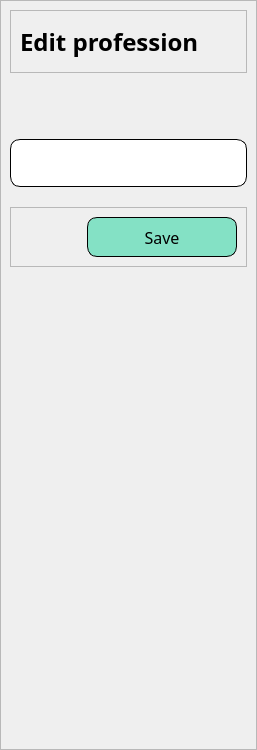
                             <widget class="QWidget" name="edit_job_page">
                              <layout class="QVBoxLayout" name="verticalLayout_11">
                               <property name="spacing">
                                <number>0</number>
                               </property>
                               <property name="leftMargin">
                                <number>0</number>
                               </property>
                               <property name="topMargin">
                                <number>0</number>
                               </property>
                               <property name="rightMargin">
                                <number>0</number>
                               </property>
                               <property name="bottomMargin">
                                <number>0</number>
                               </property>
                               <item>
                                <widget class="QFrame" name="edit_job_main_frame">
                                 <property name="frameShape">
                                  <enum>QFrame::StyledPanel</enum>
                                 </property>
                                 <property name="frameShadow">
                                  <enum>QFrame::Raised</enum>
                                 </property>
                                 <layout class="QVBoxLayout" name="verticalLayout_14">
                                  <property name="spacing">
                                   <number>20</number>
                                  </property>
                                  <item>
                                   <widget class="QFrame" name="frame_2">
                                    <property name="frameShape">
                                     <enum>QFrame::StyledPanel</enum>
                                    </property>
                                    <property name="frameShadow">
                                     <enum>QFrame::Raised</enum>
                                    </property>
                                    <layout class="QHBoxLayout" name="horizontalLayout_14">
                                     <item>
                                      <widget class="QLabel" name="edit_profession_label">
                                       <property name="font">
                                        <font>
                                         <family>Lexend Deca SemiBold</family>
                                         <pointsize>18</pointsize>
                                         <weight>75</weight>
                                         <bold>true</bold>
                                        </font>
                                       </property>
                                       <property name="text">
                                        <string>Edit profession</string>
                                       </property>
                                      </widget>
                                     </item>
                                     <item>
                                      <widget class="QPushButton" name="back_add_button">
                                       <property name="minimumSize">
                                        <size>
                                         <width>0</width>
                                         <height>43</height>
                                        </size>
                                       </property>
                                       <property name="maximumSize">
                                        <size>
                                         <width>85</width>
                                         <height>16777215</height>
                                        </size>
                                       </property>
                                       <property name="cursor">
                                        <cursorShape>PointingHandCursor</cursorShape>
                                       </property>
                                       <property name="styleSheet">
                                        <string notr="true">border-radius:10px</string>
                                       </property>
                                       <property name="text">
                                        <string/>
                                       </property>
                                       <property name="icon">
                                        <iconset>
                                         <normaloff>Icon/plus-circle.svg</normaloff>Icon/plus-circle.svg</iconset>
                                       </property>
                                       <property name="iconSize">
                                        <size>
                                         <width>63</width>
                                         <height>37</height>
                                        </size>
                                       </property>
                                       <property name="flat">
                                        <bool>true</bool>
                                       </property>
                                      </widget>
                                     </item>
                                    </layout>
                                   </widget>
                                  </item>
                                  <item>
                                   <widget class="QLabel" name="job_id_label">
                                    <property name="font">
                                     <font>
                                      <family>Segoe UI Semibold</family>
                                      <pointsize>14</pointsize>
                                      <weight>75</weight>
                                      <bold>true</bold>
                                     </font>
                                    </property>
                                    <property name="text">
                                     <string/>
                                    </property>
                                   </widget>
                                  </item>
                                  <item>
                                   <widget class="QLineEdit" name="job_new_name_input">
                                    <property name="minimumSize">
                                     <size>
                                      <width>0</width>
                                      <height>48</height>
                                     </size>
                                    </property>
                                    <property name="font">
                                     <font>
                                      <family>Segoe UI</family>
                                      <pointsize>12</pointsize>
                                     </font>
                                    </property>
                                    <property name="styleSheet">
                                     <string notr="true">background-color: rgb(255, 255, 255);;
border-style: outset;
border-width: 1px;
border-radius: 10px;
border-color: black;
padding: 4px;
</string>
                                    </property>
                                   </widget>
                                  </item>
                                  <item>
                                   <widget class="QFrame" name="job_edit_button_frame">
                                    <property name="frameShape">
                                     <enum>QFrame::StyledPanel</enum>
                                    </property>
                                    <property name="frameShadow">
                                     <enum>QFrame::Raised</enum>
                                    </property>
                                    <layout class="QHBoxLayout" name="horizontalLayout_13">
                                     <item>
                                      <spacer name="job_edit_h_space">
                                       <property name="orientation">
                                        <enum>Qt::Horizontal</enum>
                                       </property>
                                       <property name="sizeHint" stdset="0">
                                        <size>
                                         <width>40</width>
                                         <height>20</height>
                                        </size>
                                       </property>
                                      </spacer>
                                     </item>
                                     <item>
                                      <widget class="QPushButton" name="job_edit_save_button">
                                       <property name="minimumSize">
                                        <size>
                                         <width>150</width>
                                         <height>40</height>
                                        </size>
                                       </property>
                                       <property name="maximumSize">
                                        <size>
                                         <width>16777215</width>
                                         <height>16777215</height>
                                        </size>
                                       </property>
                                       <property name="font">
                                        <font>
                                         <family>Lexend Deca</family>
                                         <pointsize>12</pointsize>
                                         <weight>50</weight>
                                         <bold>false</bold>
                                        </font>
                                       </property>
                                       <property name="cursor">
                                        <cursorShape>PointingHandCursor</cursorShape>
                                       </property>
                                       <property name="layoutDirection">
                                        <enum>Qt::LeftToRight</enum>
                                       </property>
                                       <property name="styleSheet">
                                        <string notr="true">QPushButton{
background-color:rgb(132, 225, 197);
border-style: outset;
border-width: 1px;
border-radius: 10px;
border-color: black;
padding: 4px;
}
QPushButton:hover{
background-color:rgb(116, 197, 171);
}</string>
                                       </property>
                                       <property name="text">
                                        <string>Save</string>
                                       </property>
                                       <property name="flat">
                                        <bool>true</bool>
                                       </property>
                                      </widget>
                                     </item>
                                    </layout>
                                   </widget>
                                  </item>
                                  <item>
                                   <spacer name="job_edit_v_spacer">
                                    <property name="orientation">
                                     <enum>Qt::Vertical</enum>
                                    </property>
                                    <property name="sizeHint" stdset="0">
                                     <size>
                                      <width>20</width>
                                      <height>473</height>
                                     </size>
                                    </property>
                                   </spacer>
                                  </item>
                                 </layout>
                                </widget>
                               </item>
                              </layout>
                             </widget>
